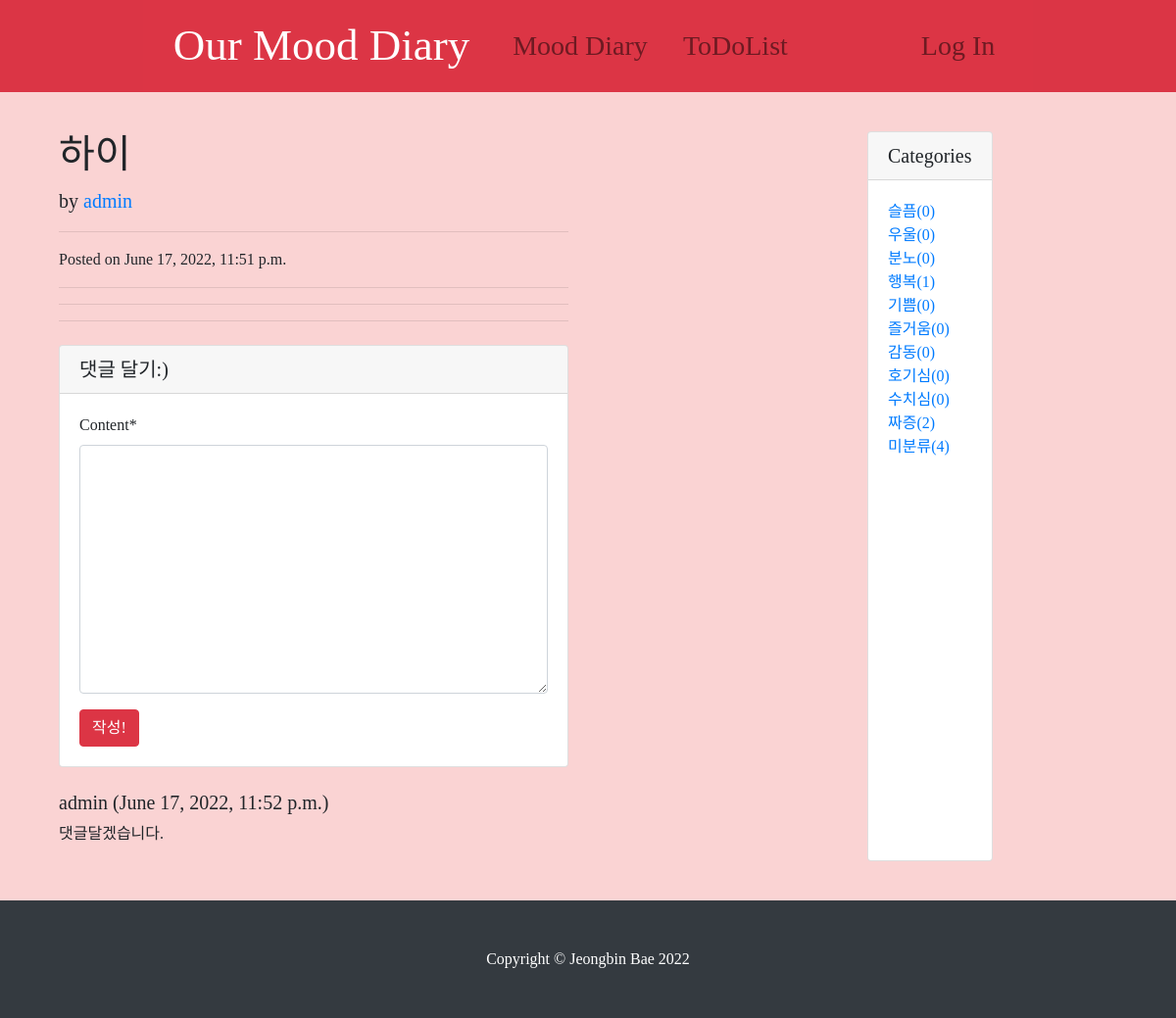
The app's page /diary/6/ with its own data.
### diary/models.py (models this page shows, shortened)
class Post(models.Model):
    title = models.CharField(max_length=30)
    tags = models.ManyToManyField(Tag, blank=True)
    content = MarkdownxField()
    hook_msg = models.TextField(blank=True)
    category = models.ForeignKey(Category, null=True, blank=True, on_delete=models.SET_NULL )
    created_at = models.DateTimeField(auto_now_add=True) #새로 작성했을 때 생성
    updated_at = models.DateTimeField(auto_now=True) # 수정했을 때 생성
    head_image = models.ImageField(upload_to='diary/images/%Y/%m/%d/', blank=True)
    file_upload = models.FileField(upload_to='diary/files/%Y/%m/%d', blank=True)
    author = models.ForeignKey(User, null=True, on_delete=models.SET_NULL)
    def get_absolute_url(self):
        return f'/diary/{self.pk}/'
    def get_content_markdown(self):
        return markdown(self.content)

class Comment(models.Model):
    post = models.ForeignKey(Post, on_delete=models.CASCADE)
    author = models.ForeignKey(User, on_delete=models.CASCADE)
    content = models.TextField()
    created_at = models.DateTimeField(auto_now_add=True)

class Category(models.Model):
    name = models.CharField(max_length=50, unique=True)
    slug = models.SlugField(max_length=200, unique=True, allow_unicode=True)
    class Meta:
        verbose_name_plural : 'Categories'
    def get_absolute_url(self):
        return f'/diary/category/{self.slug}/'

### diary/views.py (the view)
# urls.py: path('<int:pk>/', views.PostDetail.as_view()),
class PostDetail(DetailView):
    model = Post
    def get_context_data(self, *, object_list=None, **kwargs):
        context = super(PostDetail, self).get_context_data()
        context['categories'] = Category.objects.all()
        context['no_category_post_count'] = Post.objects.filter(category=None).count()
        context['comment_form'] = CommentForm
        return context

### diary/templates/diary/post_detail.html (shortened to what this page needs)
{% extends 'diary/base.html' %}
{% load crispy_forms_tags %}
    {% block main_area %}
      <div class="col-lg-8">
        <h1 class="mt-4">{{ post.title }}</h1>
        <p class="lead">
          by
          <a href="#">{{ post.author }}</a>
        </p>
        <hr>
        <p>Posted on {{ post.created_at }}
        </p>
        <hr>
        <hr>
          <hr>
        <div class="card my-4">
          <h5 class="card-header">댓글 달기:)</h5>
          <div class="card-body">
              <form method="post" action="{{ post.get_absolute_url }}addcomment/">
                {{ comment_form | crispy }}
              <button type="submit" class="btn btn-danger">작성!</button>
            </form>
          </div>
        </div>
        {% if post.comment_set.exists %}
            {% for comment in post.comment_set.iterator %}
        <div class="media mb-4">
          <div class="media-body" id ="commnet-{{ comment.pk }}">
            <h5 class="mt-0">{{ comment.author }} ({{ comment.created_at }})</h5>
            <p>{{ comment.content }}</p>
          </div>
        </div>
        {% endfor %}
        {% endif %}
      </div>
    {% endblock %}

### diary/templates/diary/base.html (shortened to what this page needs)
<!DOCTYPE html>
<html>
{% load static %}
<head>
        <link rel="stylesheet" href="{% static 'diary/bootstrap/bootstrap.min.css' %}" media="screen">
        <link rel="stylesheet" href="{% static 'diary/css/diary-post.css' %}" media="screen">
</head>
<body>
    {% include 'diary/navbar.html' %}
    <div class="container my-3">
        <div class="row">
            <div class="col-md-8 col-lg-9">
                {% block main_area %}
                {% endblock %}
            </div>
                <div class="card my-4">
                    <h5 class="card-header">Categories</h5>
                    <div class="card-body">
                        <div class="row">
                            <div class="col-lg-12">
                                <ul class="list-unstyled mb-0">
                                    {% for c in categories %}
                                        <li>
                                            <a href="{{ c.get_absolute_url }}">{{ c.name }}({{ c.post_set.count }})</a>
                                        </li>
                                    {% endfor %}
                                    <li>
                                        <a href="/diary/category/no-category">미분류({{ no_category_post_count }})</a>
                                    </li>
                                </ul>
                            </div>
                        </div>
                    </div>
                </div>
            </div>
        </div>
    {% include 'diary/footer.html' %}
</body>
</html>

### diary/static/diary/css/diary-post.css (style rules this page uses)
* { font-family: 'EarlyFontDiary'; }
body { background-color: #FAD3D3FF; font-family: 'EarlyFontDiary'; }

### records on screen
Post: title "하이", author "admin", created_at "June 17, 2022, 11:51 p.m."
Comment: author "admin", created_at "June 17, 2022, 11:52 p.m.", content "댓글달겠습니다."
Category: name "슬픔", post_set.count "0"
Category: name "우울", post_set.count "0"
Category: name "분노", post_set.count "0"
Category: name "행복", post_set.count "1"
Category: name "기쁨", post_set.count "0"
Category: name "즐거움", post_set.count "0"
Category: name "감동", post_set.count "0"
Category: name "호기심", post_set.count "0"
Category: name "수치심", post_set.count "0"
Category: name "짜증", post_set.count "2"

### other values on screen
{{ no_category_post_count }} "4"
